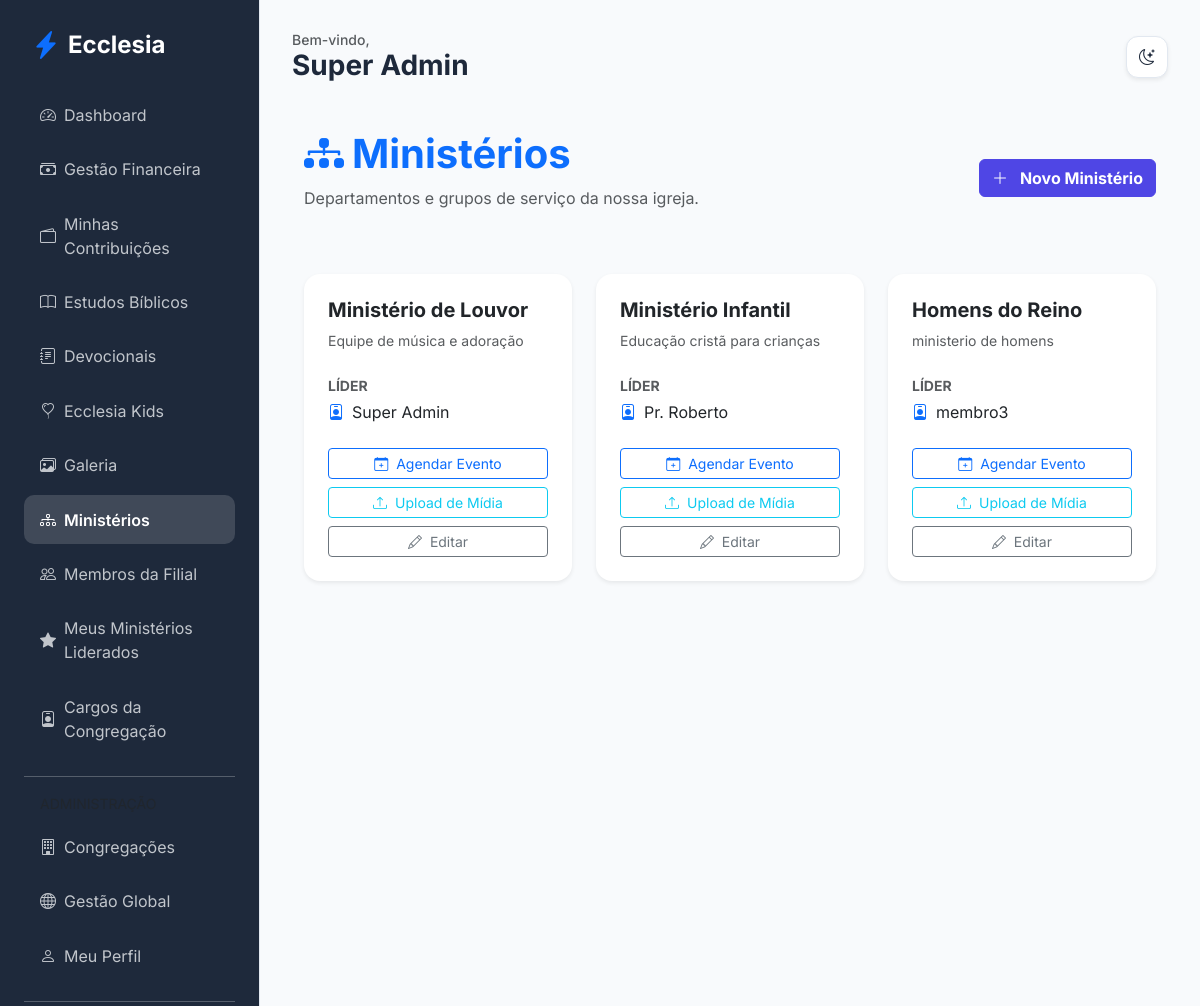
The page /members/ministries (signed in) on the database as committed earlier.
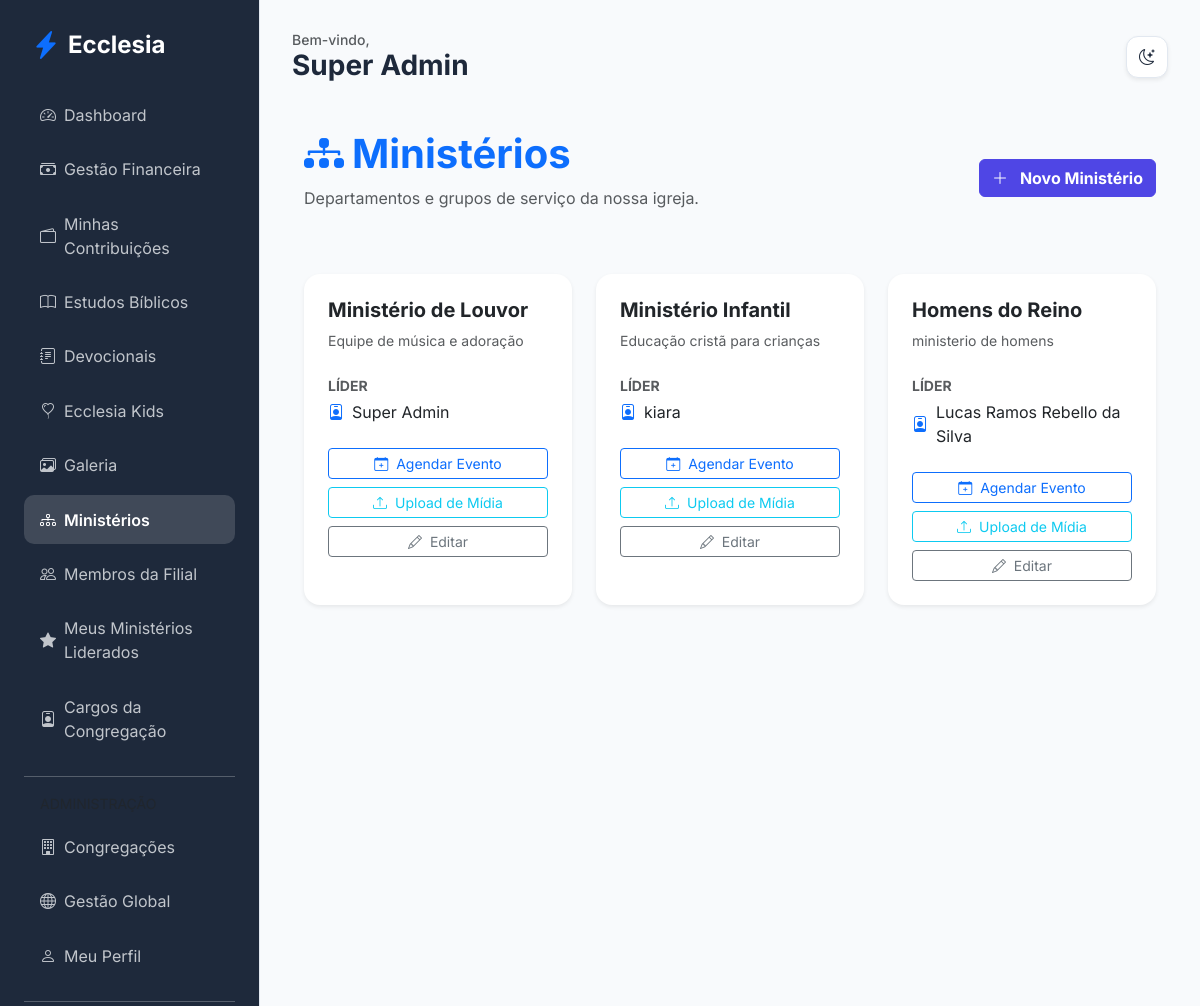
The same page on the database as committed later.
### app/core/models.py (models this page shows, shortened)
class Ministry(db.Model):
    id = db.Column(db.Integer, primary_key=True)
    name = db.Column(db.String(100), nullable=False)
    description = db.Column(db.Text)
    church_id = db.Column(db.Integer, db.ForeignKey('church.id'))
    leader_id = db.Column(db.Integer, db.ForeignKey('user.id'), nullable=True)
    events = db.relationship('Event', backref='ministry', lazy=True)
    leader = db.relationship('User', foreign_keys=[leader_id])
    transactions = db.relationship('MinistryTransaction', backref='ministry', lazy=True)

class User(db.Model, UserMixin):
    id = db.Column(db.Integer, primary_key=True)
    name = db.Column(db.String(100), nullable=False)
    email = db.Column(db.String(120), unique=True, nullable=False)
    password_hash = db.Column(db.String(128))
    birth_date = db.Column(db.Date)
    gender = db.Column(db.String(20))
    documents = db.Column(db.String(200)) # Flexível para diferentes países
    address = db.Column(db.Text)
    phone = db.Column(db.String(50))
    profile_photo = db.Column(db.String(255), nullable=True)
    status = db.Column(db.String(20), default='pending') # pending, active, rejected
    is_ministry_leader = db.Column(db.Boolean, default=False)
    church_id = db.Column(db.Integer, db.ForeignKey('church.id'))
    family_id = db.Column(db.Integer, db.ForeignKey('family.id'), nullable=True)
    church_role_id = db.Column(db.Integer, db.ForeignKey('church_role.id'), nullable=True)
    ministries = db.relationship('Ministry', secondary=member_ministries, backref=db.backref('members', lazy='dynamic'))
    can_manage_ministries = db.Column(db.Boolean, default=False)
    can_manage_media = db.Column(db.Boolean, default=False)
    can_publish_devotionals = db.Column(db.Boolean, default=False)
    can_approve_members = db.Column(db.Boolean, default=False)
    can_manage_finance = db.Column(db.Boolean, default=False)
    can_manage_kids = db.Column(db.Boolean, default=False)
    can_manage_events = db.Column(db.Boolean, default=False)

### app/modules/members/routes.py (the view)
@members_bp.route('/ministries')
@login_required
def list_ministries():
    if current_user.church_role and current_user.church_role.name == 'Administrador Global':
        ministries = Ministry.query.all()
    elif can_manage_ministries():
        ministries = Ministry.query.filter_by(church_id=current_user.church_id).all()
    else:
        ministries = current_user.ministries
    return render_template('members/ministries.html', ministries=ministries)

### app/templates/members/ministries.html
{% extends "base.html" %}
{% block content %}
<div class="container py-4">
    <div class="d-flex justify-content-between align-items-center mb-5">
        <div>
            <h1 class="fw-bold text-primary"><i class="bi bi-diagram-3-fill me-2"></i>Ministérios</h1>
            <p class="text-muted">Departamentos e grupos de serviço da nossa igreja.</p>
        </div>
        {% if current_user.can_manage_ministries or (current_user.church_role and current_user.church_role.name in ['Administrador Global', 'Pastor Líder']) %}
        <a href="{{ url_for('members.add_ministry') }}" class="btn btn-primary fw-bold">
            <i class="bi bi-plus-lg me-2"></i> Novo Ministério
        </a>
        {% endif %}
    </div>
    <div class="row g-4">
        {% for ministry in ministries %}
        <div class="col-md-6 col-lg-4">
            <div class="card h-100 border-0 shadow-sm">
                <div class="card-body p-4">
                    <h5 class="fw-bold mb-2">{{ ministry.name }}</h5>
                    <p class="text-muted small mb-4">{{ ministry.description }}</p>
                    <div class="mb-4">
                        <label class="small fw-bold text-muted d-block mb-1">LÍDER</label>
                        <div class="d-flex align-items-center">
                            <i class="bi bi-person-badge me-2 text-primary"></i>
                            <span>{{ ministry.leader.name if ministry.leader else 'Sem líder definido' }}</span>
                        </div>
                    </div>
                    <div class="d-grid gap-2">
                        {% if ministry.leader_id == current_user.id or current_user.can_manage_ministries or (current_user.church_role and current_user.church_role.name in ['Administrador Global', 'Pastor Líder']) %}
                        <a href="{{ url_for('members.add_ministry_event', id=ministry.id) }}" class="btn btn-sm btn-outline-primary">
                            <i class="bi bi-calendar-plus me-1"></i> Agendar Evento
                        </a>
                        <a href="{{ url_for('edification.upload_media', ministry_id=ministry.id) }}" class="btn btn-sm btn-outline-info">
                            <i class="bi bi-upload me-1"></i> Upload de Mídia
                        </a>
                        <a href="{{ url_for('members.edit_ministry', id=ministry.id) }}" class="btn btn-sm btn-outline-secondary">
                            <i class="bi bi-pencil me-1"></i> Editar
                        </a>
                        {% endif %}
                    </div>
                </div>
            </div>
        </div>
        {% else %}
        <div class="col-12 text-center py-5">
            <i class="bi bi-people fs-1 text-muted opacity-50 d-block mb-3"></i>
            <p class="text-muted">Nenhum ministério cadastrado.</p>
        </div>
        {% endfor %}
    </div>
</div>
{% endblock %}

Rows that differ between the two databases and show on the page:
changed Ministry "Ministério Infantil": leader "Pr. Roberto" → "kiara"
changed Ministry "Homens do Reino": leader "membro3" → "Lucas Ramos Rebello da Silva"
